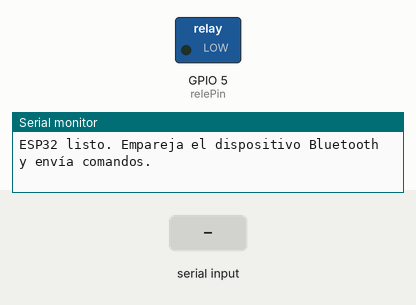
Recording of a sketch running on a simulated ESP32. On the bench: switched loads named in the sketch (green lamp = pin HIGH), the last lines printed to the serial monitor. The test bench sets the inputs (shaded band). Nothing arrives over Bluetooth unless stated.

Above: at 1.2 s.
1.3 s: "1" received over the second serial link
At 2.0 s:
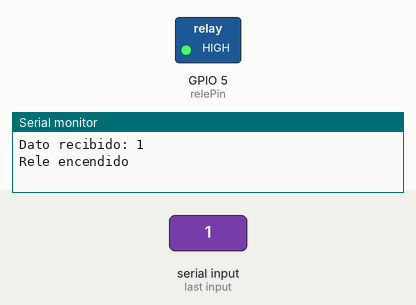
2.8 s: "0" received over the second serial link
At 3.5 s:
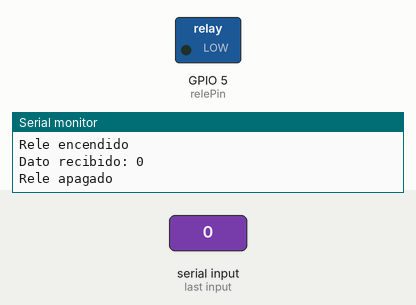
Timing chart, 0 to 5.8 s (numbered marks = the images above; inputs shaded):
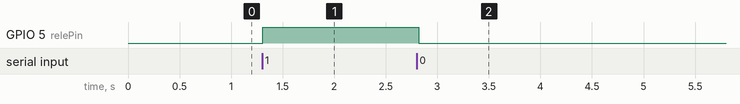

Measured:
- after the input at 1.3 s, GPIO 5 (relePin): LOW → HIGH at once
- after the input at 2.8 s, GPIO 5 (relePin): HIGH → LOW at once

The sketch:

sebita.ino
```cpp
#include "BluetoothSerial.h"   // Librería Bluetooth

BluetoothSerial SerialBT;      // Crea el objeto Bluetooth
const int relePin = 5;         // Pin donde está conectado el relé
char dato;                     // Variable para guardar los datos recibidos

void setup() {
  Serial.begin(115200);
  SerialBT.begin("ESP32_BT_Rele");  // Nombre del dispositivo Bluetooth
  pinMode(relePin, OUTPUT);
  digitalWrite(relePin, LOW);       // Relé apagado al inicio

  Serial.println("ESP32 listo. Empareja el dispositivo Bluetooth y envía comandos.");
}

void loop() {
  // Si se recibe un dato por Bluetooth
  if (SerialBT.available()) {
    dato = SerialBT.read();  // Lee un carácter

    // Mostrar en el monitor serie
    Serial.print("Dato recibido: ");
    Serial.println(dato);

    // Encender o apagar el relé según el comando
    if (dato == '1') {
      digitalWrite(relePin, HIGH);
      SerialBT.println("Rele encendido");
      Serial.println("Rele encendido");
    }
    else if (dato == '0') {
      digitalWrite(relePin, LOW);
      SerialBT.println("Rele apagado");
      Serial.println("Rele apagado");
    }
  }

  delay(20);  // Pequeño retardo para estabilidad
}
```
